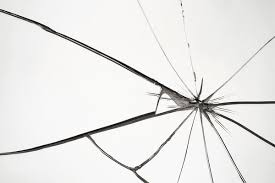
#> input picture test_images/download.jpeg, 275 x 183 px; its folder holds only this picture in this run
$ python -i production_defect_detection.py   (imports and definitions only)   (older library calls are emulated)
#> lines starting #> are read from the running program, lines starting #| are printed output that depends on the picture; after the words box and inside, x2 and y2 are one past the last pixel; in counts of white or black regions, pixels touching at a corner belong together
#> further down, picture is the input picture: shape (183, 275, 3); mean B, G, R 231.1, 232.6, 233
"""
Production-Grade Defect Detection System
==========================================
Features:
1. Multi-image dataset processing (supports Positive/Negative subfolders)
2. CSV export/import for datasets
3. Manual labeling interface
4. Advanced feature extraction (Hu moments, GLCM, skeleton)
5. Multiple model comparison
6. Cross-validation
7. Proper train/test separation
"""

import cv2
import numpy as np
import pandas as pd
import os
import pickle
from pathlib import Path
from sklearn.model_selection import train_test_split, cross_val_score
from sklearn.ensemble import RandomForestClassifier, GradientBoostingClassifier
from sklearn.svm import SVC
from sklearn.linear_model import LogisticRegression
from sklearn.preprocessing import StandardScaler
from sklearn.metrics import classification_report, confusion_matrix, accuracy_score
from skimage.feature import graycomatrix, graycoprops
from skimage.morphology import skeletonize
import matplotlib.pyplot as plt


# ============================================================================
# STEP 1: ADVANCED FEATURE EXTRACTION
# ============================================================================

# [133 lines left out: functions extract_advanced_features, get_feature_names, not called in this run]


# ============================================================================
# STEP 2: MULTI-IMAGE DATASET PROCESSING
# Supports both flat folder and Positive/Negative subfolder structure
# ============================================================================

IMAGE_EXTENSIONS = ('.jpg', '.jpeg', '.png', '.bmp')


# [38 lines left out: function _collect_images_from_folder, not called in this run]


def _preprocess_image(image):
    """Shared preprocessing pipeline used for both training and inference."""
    gray = cv2.cvtColor(image, cv2.COLOR_BGR2GRAY)
    clahe = cv2.createCLAHE(clipLimit=2.0, tileGridSize=(8, 8))
    enhanced = clahe.apply(gray)
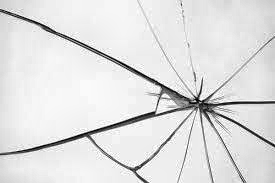
#> enhanced: shape (183, 275); min 1, max 255, mean 223.9
    blur = cv2.GaussianBlur(enhanced, (3, 3), 0)
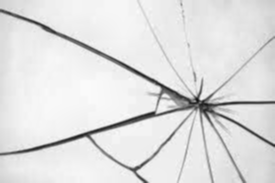
#> blur: shape (183, 275); min 17, max 250, mean 223.9
    edges1 = cv2.Canny(blur, 20, 60)
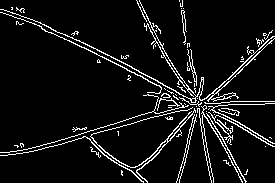
#> edges1: shape (183, 275); 7.3% white in thin lines or dots
    edges2 = cv2.Canny(blur, 30, 100)
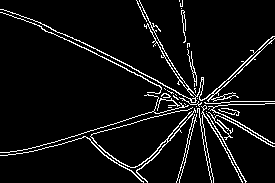
#> edges2: shape (183, 275); 6.5% white in thin lines or dots
    edges_combined = cv2.bitwise_or(edges1, edges2)
    kernel_small = np.ones((2, 2), np.uint8)
    kernel_medium = np.ones((3, 3), np.uint8)
    edges_dilated = cv2.dilate(edges_combined, kernel_small, iterations=1)
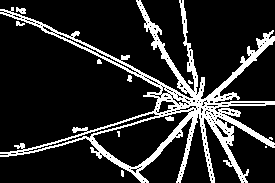
#> edges_dilated: shape (183, 275); 15.8% white; 10 white regions (4 under 20 px), largest, box (x1, y1, x2, y2) and area: (0, 0, 275, 183) 7719, (16, 7, 26, 14) 47, (165, 116, 174, 121) 35, (16, 21, 25, 26) 29, (127, 75, 132, 82) 27, (97, 59, 102, 64) 20
    edges_final = cv2.morphologyEx(edges_dilated, cv2.MORPH_CLOSE,
                                   kernel_medium, iterations=2)
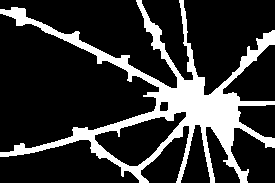
#> edges_final: shape (183, 275); 19.8% white; 1 white region, box (x1, y1, x2, y2) and area: (0, 0, 275, 183) 9959
    return edges_final


# [314 lines left out: functions process_images_to_dataset, compare_models, train_final_model, predict_on_new_image, not called in this run]

>>> import cv2
>>> picture = cv2.imread('test_images/download.jpeg')
>>> result = _preprocess_image(picture)
